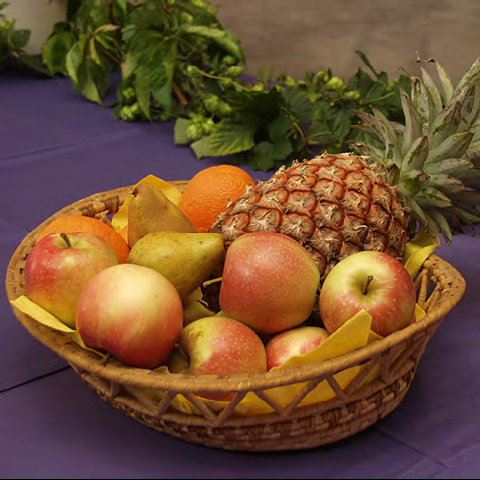
%> input picture dsp mp3/fruits_rgb.bmp, 480 x 480 px
$ octave rgbcolorchannels.m   (GNU Octave 9; MATLAB toolbox functions it lacks are replaced by stand-ins)
%> lines starting %> are read from the running program, lines starting %| are printed output that depends on the picture
% read and display image
img = imread('fruits_rgb.bmp');
%> img is the input picture: size 480x480x3 uint8; mean R, G, B 111.3, 79.1, 50.3
figure('Name','Figure 1: Original Image','NumberTitle','off');
imshow(img);

% Image into rgb color planes
[R,G,B] = imsplit(img);
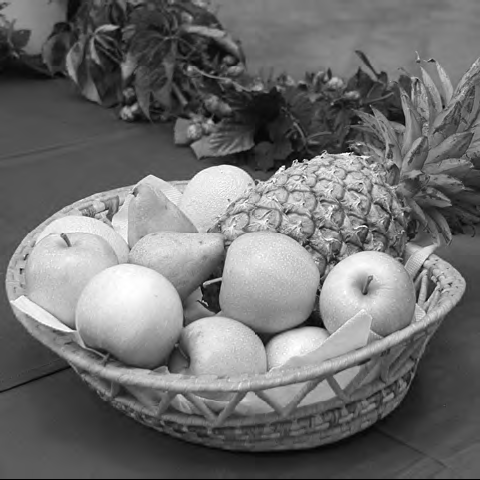
%> R: size 480x480 uint8; min 0, max 255, mean 111.3
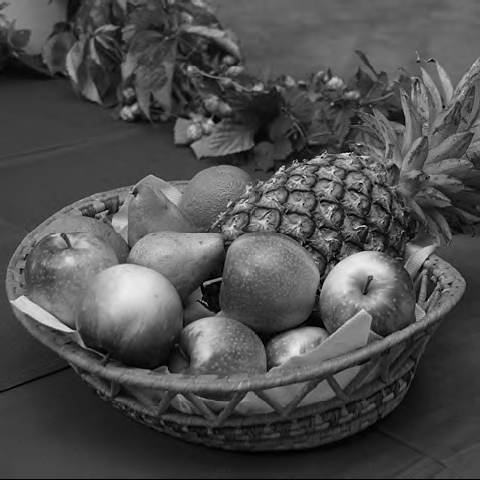
%> G: size 480x480 uint8; min 0, max 240, mean 79.1
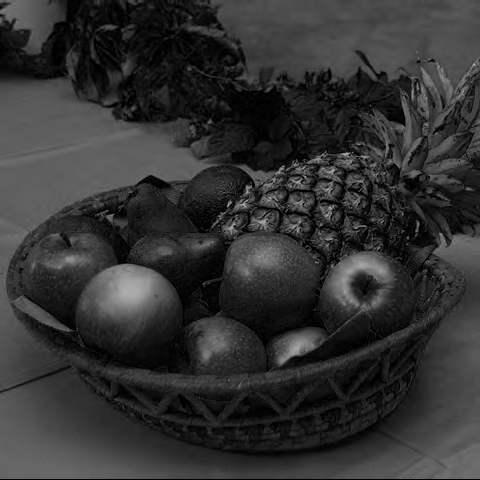
%> B: size 480x480 uint8; min 0, max 181, mean 50.3
figure('Name','Figure 2: Red Channel','NumberTitle','off');
colormap(gray);
imshow(R);
figure('Name','Figure 3: Green Channel','NumberTitle','off');
colormap(gray);
imshow(G);
figure('Name','Figure 4: Blue Channel','NumberTitle','off');
colormap(gray);
imshow(B);

% Image to grayscale
RGB = img;
% Extract Red colour component to R, Green colour component to G
% and Blue colour component to  B
red=RGB(:, :, 1);
green=RGB(:, :, 2);
blue=RGB(:, :, 3);
% Getting number of rows in M and number of column in N of RGB image matrix
% ~ is used to ignore dimension of RGB image
% as size(img) function will return row, column and dimension of the RGB image
[M, N, ~]=size(RGB);
%> M = 480; N = 480
 % creating a new 2-d matrix 'gray_img' of size M*N of 'uint8' data type with all
 % elements  as zero
 grayimage=zeros(M, N, 'uint8');
 % calculating grayscale values by forming a weighted sum of the R, G, and B components
 % for each pixel
 for i=1:M
     for j=1:N
           grayimage(i, j)=(R(i, j)*0.2)+(G(i, j)*0.7)+(B(i, j)*0.1);
     end
 end
figure('Name','Grayscaled Image','NumberTitle','off');
imshow(grayimage);
